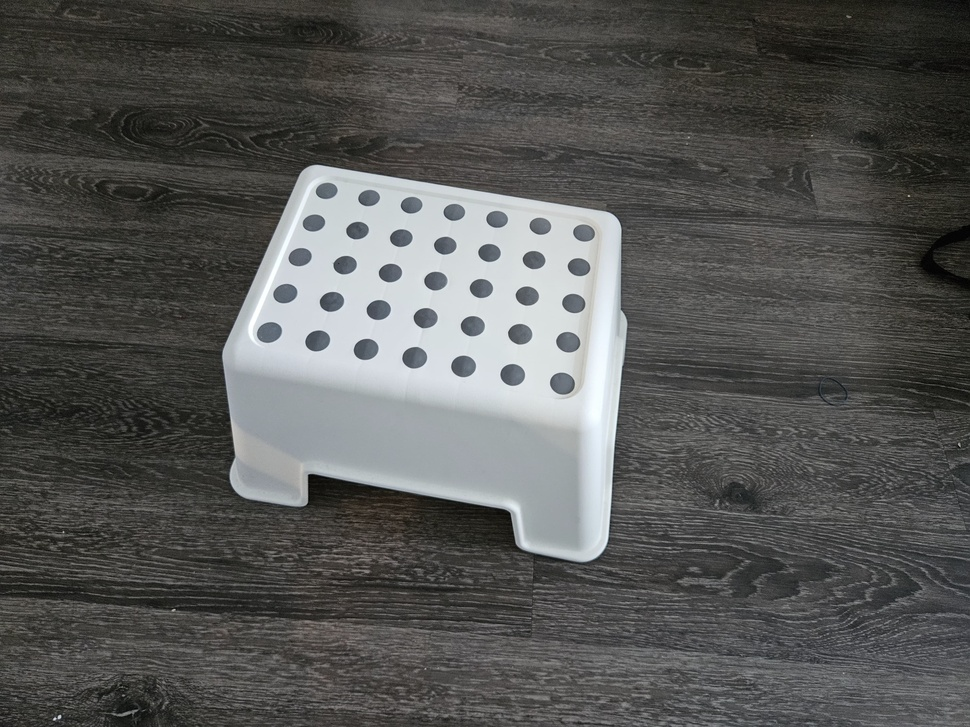
#> input picture assets/debug/blobs_1.jfif, 970 x 727 px, shrunk from 4000 x 3000 before the run, found by its file name
$ python sibd-MEW06170L.py
#> lines starting #> are read from the running program, lines starting #| are printed output that depends on the picture
import math, time, cv2, numpy as np
from scipy.ndimage import maximum_filter, minimum_filter

img = cv2.imread("assets/blobs_1.jfif", cv2.IMREAD_COLOR)
#> img is the input picture: shape (727, 970, 3); mean B, G, R 84.8, 86.5, 85.9

# show the image
# cv2.imshow("Image", img)

scales = 5
octaves = 5

sigma0 = 1.6
k = 2 ** (1 / (scales-3))

gaussian_buffer = img.copy()
LoG_buffers = [img.copy() for _ in range(scales-1)]
#> LoG_buffers = 4 items
resample_buffer = img.copy()
# conv = img.copy()

time_taken = 0
start_t = time.time()
end_t = time.time()

# scale space peak detection
# accept 3 images
# for every pixel in the second image, check if it is a peak in the 3x3x3 neighbourhood
# if it is a peak, then accept it as a keypoint, ie retain its color as white in the output image
# every other pixel is black

def peak_detection(img1, img2, img3):
    rows, cols, colors = img1.shape
    output = np.zeros((rows, cols, colors), dtype=np.uint8)
    for i in range(1, rows-1):
        for j in range(1, cols-1):
            for k in range(0, colors):
                # search for a peak in the 3x3x3 neighbourhood
                if img2[i, j, k] >= img2[i-1:i+2, j-1:j+2, k].max() and img2[i, j, k] > img1[i-1:i+2, j-1:j+2, k].max() and img2[i, j, k] > img3[i-1:i+2, j-1:j+2, k].max():
                    output[i, j, k] = 255
                else:
                    output[i, j, k] = 0
    return output

# instead of returning a binary image, return the color image with the keypoints in its respective original colors
def peak_detection_scipy(dog1, dog2, dog3, size=3):
    rows, cols, _ = dog2.shape

    dog1_r, dog1_g, dog1_b = cv2.split(dog1)
    dog2_r, dog2_g, dog2_b = cv2.split(dog2)
    dog3_r, dog3_g, dog3_b = cv2.split(dog3)

    DoG_stack_r = np.stack([dog1_r, dog2_r, dog3_r], axis=-1)
    DoG_stack_g = np.stack([dog1_g, dog2_g, dog3_g], axis=-1)
    DoG_stack_b = np.stack([dog1_b, dog2_b, dog3_b], axis=-1)

    local_max_r = maximum_filter(DoG_stack_r, size=size)
    local_max_g = maximum_filter(DoG_stack_g, size=size)
    local_max_b = maximum_filter(DoG_stack_b, size=size)

    local_min_r = minimum_filter(DoG_stack_r, size=size)
    local_min_g = minimum_filter(DoG_stack_g, size=size)
    local_min_b = minimum_filter(DoG_stack_b, size=size)

    peak_mask_r = (dog2_r == local_max_r[:,:,1])
    peak_mask_g = (dog2_g == local_max_g[:,:,1])
    peak_mask_b = (dog2_b == local_max_b[:,:,1])

    # output_r = np.where(peak_mask_r, 255, 0)
    # output_g = np.where(peak_mask_g, 255, 0)
    # output_b = np.where(peak_mask_b, 255, 0)

    output_r = np.where(peak_mask_r, dog2_r, 0)
    output_g = np.where(peak_mask_g, dog2_g, 0)
    output_b = np.where(peak_mask_b, dog2_b, 0)

    peak_mask_r = (dog2_r == local_min_r[:,:,1])
    peak_mask_g = (dog2_g == local_min_g[:,:,1])
    peak_mask_b = (dog2_b == local_min_b[:,:,1])

    output_r = np.where(peak_mask_r, dog2_r, output_r)
    output_g = np.where(peak_mask_g, dog2_g, output_g)
    output_b = np.where(peak_mask_b, dog2_b, output_b)

    output = cv2.merge([output_r, output_g, output_b])

    return output

for octave in range(octaves):
    for scale in range(scales):
        # print(f"Convolution for octave {octave} and scale {scale}")
        start_t = time.time()

        sigma = sigma0 * (k ** scale)
        apron = math.ceil(3 * sigma)
        if (scale==0):
            gaussian_buffer = cv2.sepFilter2D(img, -1, cv2.getGaussianKernel(2*apron+1, sigma), cv2.getGaussianKernel(2*apron+1, sigma).T, borderType=cv2.BORDER_CONSTANT)
        else:
            temp = cv2.sepFilter2D(gaussian_buffer, -1, cv2.getGaussianKernel(2*apron+1, sigma), cv2.getGaussianKernel(2*apron+1, sigma).T, borderType=cv2.BORDER_CONSTANT)
            # store the LoG buffer by subtracting the previous gaussian buffer
            # and dividing by the (k-1). Use cv2.subtract and cv2.divide
            LoG_buffers[scale-1] = cv2.divide(-(temp - gaussian_buffer), (k-1))
            # LoG_buffers[scale-1] = cv2.divide(cv2.subtract(temp, gaussian_buffer), k-1)
            gaussian_buffer = temp
            if scale == 2:
                resample_buffer = temp

        end_t = time.time()
        time_taken += end_t - start_t

        cv2.imwrite(f"assets/blobs/g_blob_{octave}_{scale}_0.png", gaussian_buffer)
        if scale != 0:
            cv2.imwrite(f"assets/blobs/dog_blob_{octave}_{scale}_k{scale + octave*2}_0.png", LoG_buffers[scale-1])

    # peak detection
    for scale in range(1, scales-2):
        start_t = time.time()
        # output = peak_detection_scipy(LoG_buffers[scale-1], LoG_buffers[scale], LoG_buffers[scale+1], size = math.ceil(3 * sigma0 ** (scale)))
        output = peak_detection_scipy(LoG_buffers[scale-1], LoG_buffers[scale], LoG_buffers[scale+1])
        # cv2.imshow("Output", output)
        # cv2.waitKey(0)
        end_t = time.time()
        time_taken += end_t - start_t
        cv2.imwrite(f"assets/blobs/peak_scpy_blob_{octave}_{scale-1}_{scale}_{scale+1}.png", output)

    start_t = time.time()
    img = cv2.resize(resample_buffer, (0, 0), fx=0.5, fy=0.5, interpolation=cv2.INTER_NEAREST)
    end_t = time.time()
    time_taken += end_t - start_t
#> this loop made 5 passes
#> time_taken on passes 1 to 5: 1.12, 1.39, 1.46, 1.48, 1.49
#> pass 1, `cv2.imwrite(f"assets/blobs/g_blob_{octave}_{scale}_0.png", gaussian_bu..`:
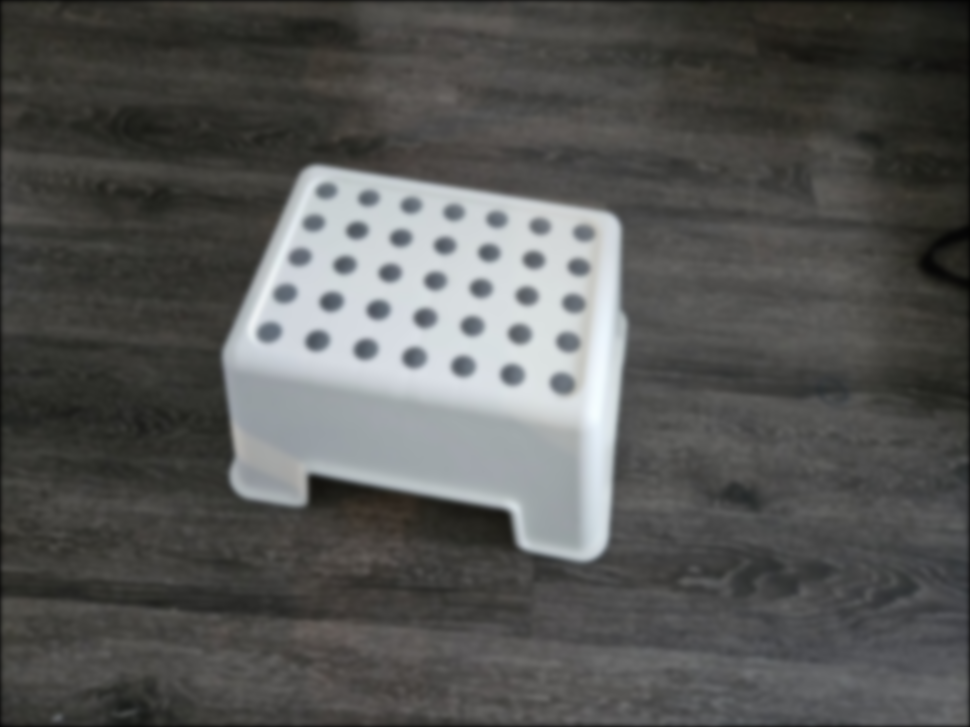
#> saved as g_blob_0_1_0.png: shape (727, 970, 3); mean B, G, R 84.4, 86.1, 85.6
#> pass 1, `cv2.imwrite(f"assets/blobs/dog_blob_{octave}_{scale}_k{scale + octave*..`:
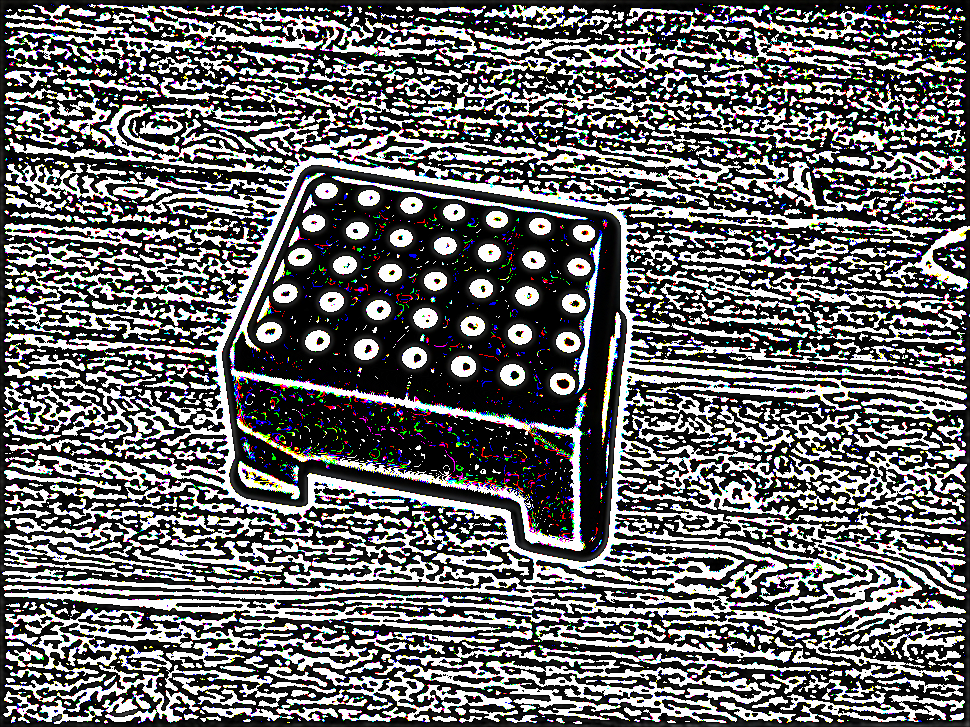
#> saved as dog_blob_0_1_k1_0.png: shape (727, 970, 3); mean B, G, R 104, 103.5, 103.7
#> after the loop:
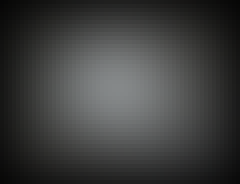
#> gaussian_buffer: shape (46, 60, 3) (shown 4 times larger); mean B, G, R 61.4, 62.1, 61.4
#> after the loop:
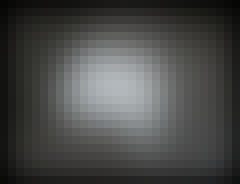
#> img: shape (23, 30, 3) (shown 8 times larger); mean B, G, R 72.1, 73.2, 72.6
#> after the loop, time_taken = 1.49

print(f"Time taken to convolve, peak detect {time_taken:.3f}")
#| Time taken to convolve, peak detect 1.492
